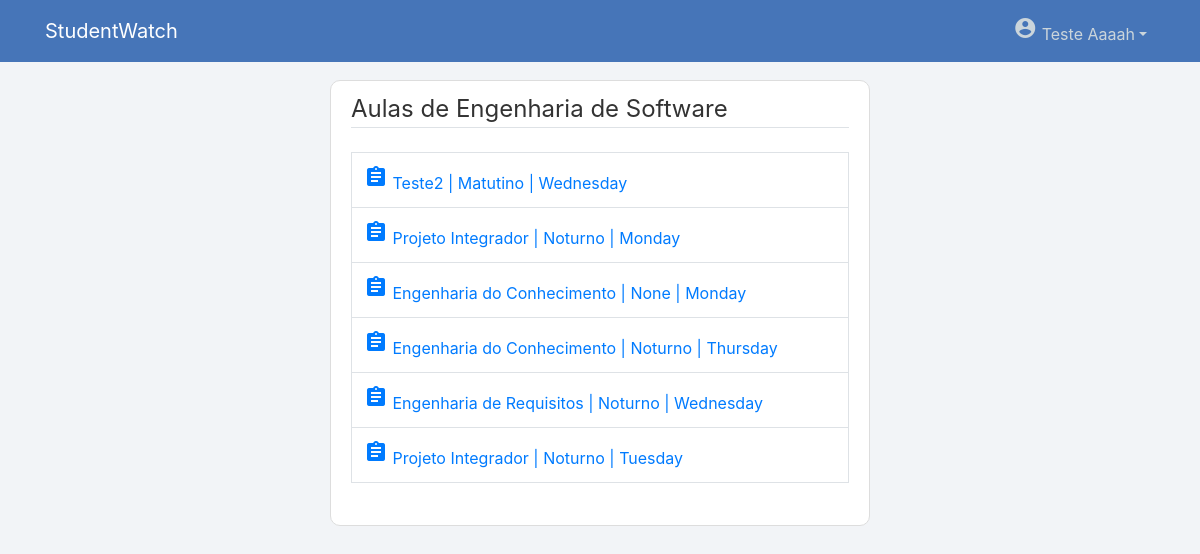
The page /gerenciarAula/1/ (signed in) on the database its author committed.
### users/models.py (models this page shows, shortened)
class User(AbstractUser):
    username = models.EmailField(_('username'), unique=False)
    email = models.EmailField(_('email address'), unique=True)
    tipo = models.CharField(max_length=100)

### manager/models.py (models this page shows, shortened)
class Curso(models.Model):
    nome = models.CharField(max_length=100)
    descricao = models.TextField(max_length=500)
    coordenador = models.ForeignKey(CoordenadorProfile, on_delete=models.SET_NULL, null=True)
    def __str__(self):
        return self.nome

class Aula(models.Model):
    turno = models.ForeignKey(Turno, on_delete=models.SET_NULL, null=True)
    disciplina = models.ForeignKey(Disciplina, on_delete=models.CASCADE, null=True)
    dia_semana = models.ForeignKey(Dia_semana, on_delete=models.SET_NULL, null=True)

class Disciplina(models.Model):
    nome = models.CharField(max_length=100)
    professor = models.ForeignKey(ProfessorProfile, on_delete=models.SET_NULL, null=True)
    curso = models.ForeignKey(Curso, on_delete=models.CASCADE, null=True)
    def __str__(self):
        return self.nome

class Turno(models.Model):
    nome = models.CharField(max_length=50)
    inicio = models.TimeField(auto_now=False, auto_now_add=False)
    fim = models.TimeField(auto_now=False, auto_now_add=False)
    def __str__(self):
        return self.nome

class Dia_semana(models.Model):
    nome = models.CharField(max_length=50)
    def __str__(self):
        return self.nome

### manager/views.py (the view)
# urls.py: path('gerenciarAula/<int:pk>/', views.gerenciarAula, name='gerenciarAula'),
@login_required
@permission_required("manager.view_aula", raise_exception=True)
def gerenciarAula(request, pk):
    curso_id = pk
    curso = Curso.objects.get(id=curso_id)
    aulas = []
    lista_aulas = Aula.objects.all()
    for x in range(len(lista_aulas)-1, -1, -1):
        if(lista_aulas[x].disciplina.curso.id == curso_id):
            aulas.append(lista_aulas[x])
    if(aulas == []):
        aulas = None
        messages.warning(request, f"Não há aulas")
    context = {
        'aulas': aulas,
        'curso': curso
    }
    return render(request, 'manager/gerenciar-aula.html', context)

### manager/templates/manager/gerenciar-aula.html (shortened to what this page needs)
{% extends "page/base.html" %}
{% block content %}
    <div class="content-section">
        <fieldset class="form-group">
            <legend class="border-bottom mb-4">Aulas de {{ curso }}</legend>
            <table class="table table-bordered">
                {% for aula in aulas %}
                <tr>
                    <td>
                        <a href="{% url 'aula-detail' aula.id %}"><span class="material-icons">assignment</span> {{ aula.disciplina }} | {{ aula.turno }} | {{ aula.dia_semana }}</a>
                    </td>
                </tr>
                {% endfor %}
            </table>
        </fieldset>
    </div>
{% endblock content %}

### page/templates/page/base.html (shortened to what this page needs)
{% load static %}
<!DOCTYPE html>
<html lang="en">
<head>
    <link rel="stylesheet" href="https://stackpath.bootstrapcdn.com/bootstrap/4.1.3/css/bootstrap.min.css">
    <link rel="stylesheet" type="text/css" href="{% static 'page/main.css' %}">
    <link rel="stylesheet" href="https://code.jquery.com/ui/1.12.1/themes/base/jquery-ui.css" />
</head>
<body>
    <header class="site-header">
        <nav class="navbar navbar-expand-md navbar-dark bg-steel fixed-top">
          <div class="container">
            {% if user.is_authenticated and user.is_staff %}
              <a class="navbar-brand mr-4" href="{% url 'page-home' %}">StudentWatch | <b>Admin</b></a>
            {% else %}
              <a class="navbar-brand mr-4" href="{% url 'page-home' %}">StudentWatch</a>
            {% endif %}
            <div class="collapse navbar-collapse" id="navbarToggle">
              <div class="navbar-nav">
                {% if user.is_authenticated %}
                  <div class="nav-item dropdown">
                    <a class="nav-link dropdown-toggle" data-toggle="dropdown" href="#" role="button" aria-haspopup="true" aria-expanded="false"><span class="material-icons">account_circle</span> {{ user.first_name }} {{ user.last_name }}</a>
                  </div>
                {% else %}
                  <a class="nav-item nav-link" href="{% url 'login' %}"><span class="material-icons">login</span></a>
                {% endif %}
              </div>
            </div>
          </div>
        </nav>
    </header>
    <main role="main" class="container">
        <div class="row">
          <div class="col-sm-3"></div>
          <div class="col-md-6">
            {% block content %}{% endblock %}
          </div>
          <div class="col-sm-3"></div>
        </div>
      </main>
</body>
</html>

### page/static/page/main.css (style rules this page uses)
body { background: #f2f4f7; color: #333333; margin-top: 5rem; }
.bg-steel { background-color: #4675b8; }
.site-header .navbar-nav .nav-link { color: #cbd5db; }
.content-section { background: #ffffff; padding: 10px 20px; border: 1px solid #dddddd; border-radius: 10px; margin-bottom: 20px; }

### rows shown on the page
User: first_name "Teste", last_name "Aaaah"
Curso: nome "Engenharia de Software"
Aula: disciplina "Teste2", turno "Matutino", dia_semana "Wednesday"
Aula: disciplina "Projeto Integrador", turno "Noturno", dia_semana "Monday"
Aula: disciplina "Engenharia do Conhecimento", turno "None", dia_semana "Monday"
Aula: disciplina "Engenharia do Conhecimento", turno "Noturno", dia_semana "Thursday"
Aula: disciplina "Engenharia de Requisitos", turno "Noturno", dia_semana "Wednesday"
Aula: disciplina "Projeto Integrador", turno "Noturno", dia_semana "Tuesday"
